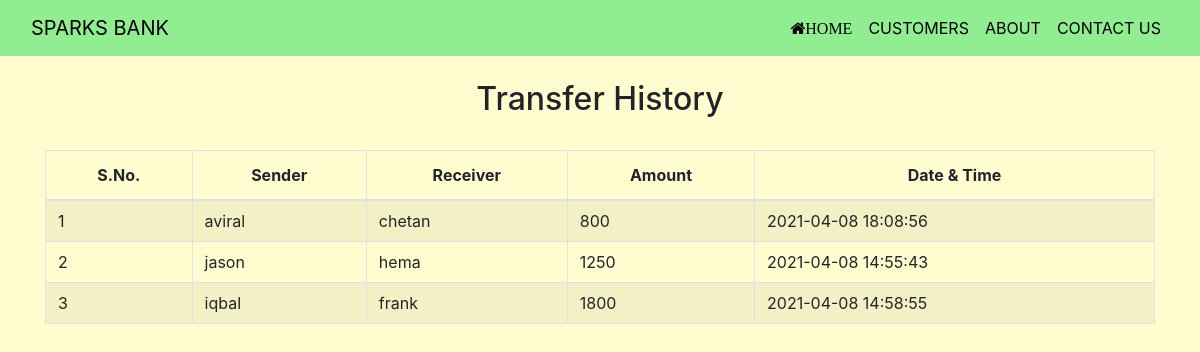
Screenshot of /transactions.php with the database file from the repository.
### tables this page shows
CREATE TABLE `transaction` (
  `sno` int(3) NOT NULL,
  `sender` text NOT NULL,
  `receiver` text NOT NULL,
  `balance` int(8) NOT NULL,
  `datetime` datetime NOT NULL DEFAULT current_timestamp()
);

### transactions.php (the view, shortened to what this page needs)
<?php include('nav.php') ?>
<!DOCTYPE html>
<html lang="en">
<head>
    <link rel="stylesheet" href="https://stackpath.bootstrapcdn.com/bootstrap/4.5.2/css/bootstrap.min.css">
    <link rel="stylesheet" href="style.css">
</head>
<body>
	<div class="container">
        <h2 class="text-center pt-4">Transfer History</h2>
       <br>
       <div class="table-responsive-sm">
    <table class="table table-hover table-striped table-condensed table-bordered">
        <thead style="text-align: center;">
                <th >S.No.</th>
                <th >Sender</th>
                <th >Receiver</th>
                <th >Amount</th>
                <th >Date & Time</th>
        </thead>
        <tbody>
        <?php
            include 'config.php';
            $sql ="select * from transaction";
            $query =mysqli_query($conn, $sql);
            while($rows = mysqli_fetch_assoc($query))
            {
        ?>
            <tr>
            <td class="py-2"><?php echo $rows['sno']; ?></td>
            <td class="py-2"><?php echo $rows['sender']; ?></td>
            <td class="py-2"><?php echo $rows['receiver']; ?></td>
            <td class="py-2"><?php echo $rows['balance']; ?> </td>
            <td class="py-2"><?php echo $rows['datetime']; ?> </td>
        <?php
            }
        ?>
        </tbody>
    </table>
    </div>
</div>
</body>
</html>

### style.css (style rules this page uses)
body { background: #fffdcf; }

### rows the page displays
transaction: sno "1", sender "aviral", receiver "chetan", balance "800", datetime "2021-04-08 18:08:56"
transaction: sno "2", sender "jason", receiver "hema", balance "1250", datetime "2021-04-08 14:55:43"
transaction: sno "3", sender "iqbal", receiver "frank", balance "1800", datetime "2021-04-08 14:58:55"
